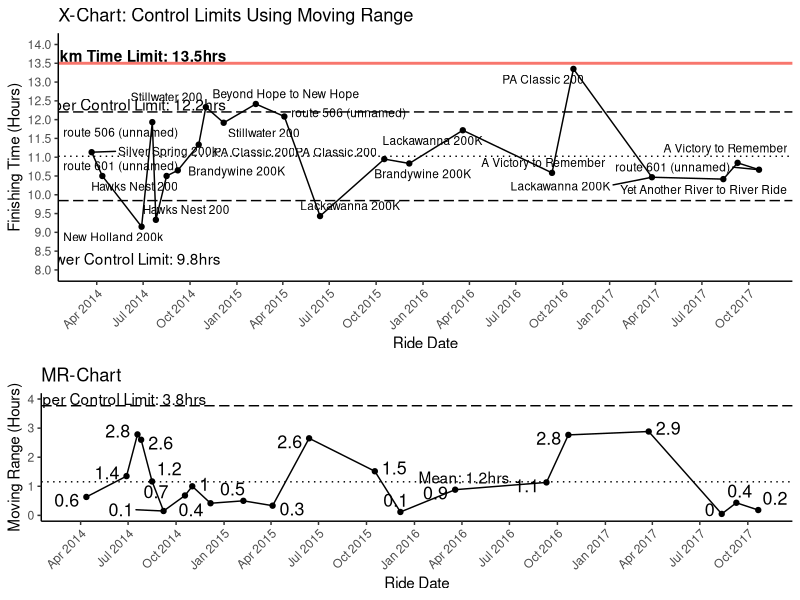
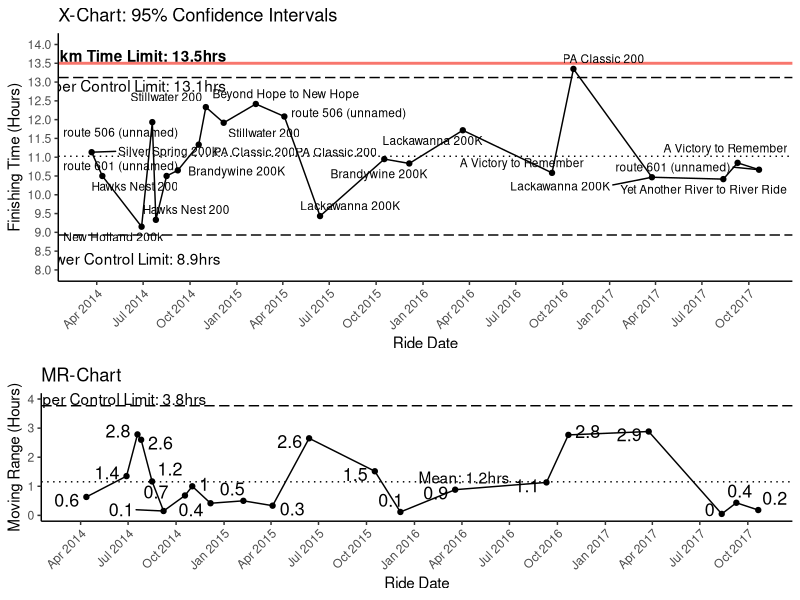

Generate these figures, in order, with R:
# Charles J. Arayata
# Healthcare Data Analyst Presentation
# Statistical Process Control on Brevet Finishing Times

setwd("C:/Users/carayata/Desktop/CHOP/SPC Resources")
rando <- read.csv("rando.csv", header=T, stringsAsFactors = F, na.strings = c("", "?"))

library(lubridate)
library(ggplot2)
library(ggrepel)
library(dplyr)
library(gridExtra)

# Just 200k brevets
two.hundred <- rando[which(rando$Km == 200), ]

# Fixing Time and Dates
two.hundred$elapsed <- hm(two.hundred$Time)
two.hundred$Date <- mdy(two.hundred$Date)
two.hundred <- two.hundred[order(two.hundred$Date), ]

# Calculate Moving Range
two.hundred$lag <- lag(two.hundred$Time, n = 1)
two.hundred$lag.elapsed <- hm(two.hundred$lag)
two.hundred$moving.range <- abs(as.numeric(two.hundred$elapsed - two.hundred$lag.elapsed))/3600 # in hours

# Calculate Limits

# All in hours
x.mean <- mean(as.numeric(two.hundred$elapsed)/3600) # x-bar
sd.mean <- sd(as.numeric(two.hundred$elapsed)/3600) # standard deviation of x (not used)
mr.mean <- mean(two.hundred$moving.range, na.rm = T) # moving range mean


# From Control Chart Constants, d2 = 1.128, sample size 2 (taking differences from 2 consecutive ranges)
mr.mean/1.128 # 1.023022

# Control Limits = x-mean +/- [(moving range mean/d2) * moving range mean]
x.ucl <- x.mean + ((mr.mean/1.128)*mr.mean)
x.lcl <- x.mean - ((mr.mean/1.128)*mr.mean)



# Plot
one <- ggplot(two.hundred, aes(x = Date, y = as.numeric(elapsed)/3600), label = Date) +
  geom_hline(aes(yintercept = 13.5, colour = "red"), size = 1) +
  geom_line() +
  geom_point() +
  geom_text_repel(aes(label = Route), size = 3) +
  scale_x_date(date_breaks = "3 months",
               date_labels = "%b %Y") +
  scale_y_continuous(breaks = seq(8, 14, 0.5)) +
  coord_cartesian(ylim = c(8, 14)) +
  theme_classic() +
  theme(axis.text.x = element_text(angle = 45, hjust = 1)) +
  labs(y = "Finishing Time (Hours)",
       x = "Ride Date") +
  guides(color = "none") +
  geom_hline(yintercept = mean(as.numeric(two.hundred$elapsed)/3600), linetype = 3) +

  geom_hline(yintercept = x.lcl, linetype = 5) +
  geom_hline(yintercept = x.ucl, linetype = 5) +
  annotate(geom="text", x = as.Date("2014-06-05"),
           y=13.7 ,label="200km Time Limit: 13.5hrs", fontface="bold") +
  annotate(geom="text", x = as.Date("2014-06-05"),
           y=8.3 ,label=paste0("Lower Control Limit: ", round(x.lcl, 1), "hrs")) +
  annotate(geom="text", x = as.Date("2014-06-05"),
           y=12.4 ,label=paste0("Upper Control Limit: ", round(x.ucl, 1), "hrs")) +
  ggtitle("X-Chart: Control Limits Using Moving Range")


# Calculate 95% Confidence Interval based on Standard Deviation of Observations
x.uci <- x.mean + (2*sd.mean)
x.lci <- x.mean - (2*sd.mean)

two <- ggplot(two.hundred, aes(x = Date, y = as.numeric(elapsed)/3600), label = Date) +
  geom_hline(aes(yintercept = 13.5, colour = "red"), size = 1) +
  geom_line() +
  geom_point() +
  geom_text_repel(aes(label = Route), size = 3) +
  scale_x_date(date_breaks = "3 months",
               date_labels = "%b %Y") +
  scale_y_continuous(breaks = seq(8, 14, 0.5)) +
  coord_cartesian(ylim = c(8, 14)) +
  theme_classic() +
  theme(axis.text.x = element_text(angle = 45, hjust = 1)) +
  labs(y = "Finishing Time (Hours)",
       x = "Ride Date") +
  guides(color = "none") +
  geom_hline(yintercept = mean(as.numeric(two.hundred$elapsed)/3600), linetype = 3) +

  geom_hline(yintercept = x.lci, linetype = 5) +
  geom_hline(yintercept = x.uci, linetype = 5) +
  annotate(geom="text", x = as.Date("2014-06-05"),
           y=13.7 ,label="200km Time Limit: 13.5hrs", fontface="bold") +
  annotate(geom="text", x = as.Date("2014-06-05"),
           y=8.3 ,label=paste0("Lower Control Limit: ", round(x.lci, 1), "hrs")) +
  annotate(geom="text", x = as.Date("2014-06-05"),
           y=12.9 ,label=paste0("Upper Control Limit: ", round(x.uci, 1), "hrs")) +
  ggtitle("X-Chart: 95% Confidence Intervals")
# out of 22 200k's, one falls outside of range of 2 SD's. to be expected (95% = 1/20)

# Moving Range Chart
# From Control Chart Constants, D4 = 3.267,
mr.ucl <- 3.267*mr.mean

# plot moving range - need to grid.arrange it underneath
three <- ggplot(two.hundred, aes(x = Date, y = moving.range), label = Date) +
  geom_line() +
  geom_point() +
  geom_text_repel(aes(label = round(moving.range, 1), size = 1)) +
  scale_x_date(date_breaks = "3 months",
               date_labels = "%b %Y") +
  theme_classic() +
  theme(axis.text.x = element_text(angle = 45, hjust = 1)) +
  labs(y = "Moving Range (Hours)",
       x = "Ride Date") +
  guides(size = "none") +
  geom_hline(yintercept = mr.mean, linetype = 3) +
  geom_hline(yintercept = mr.ucl, linetype = 5) +
  coord_cartesian(ylim = c(0, 4)) +
  annotate(geom="text", x = as.Date("2014-06-05"),
           y=4 ,label=paste0("Upper Control Limit: ", round(mr.ucl, 1), "hrs")) +
  annotate(geom="text", x = as.Date("2016-04-05"),
           y=1.3 ,label=paste0("Mean: ", round(mr.mean, 1), "hrs")) +
  ggtitle("MR-Chart")

grid.arrange(one, three, heights = 3:2)
grid.arrange(two, three, heights = 3:2)

# need a ggsave call

# make a slideshow about process variation
# limitation: not evenly spaced sampling
## also, autocorrelations between observations (using CI might be better)
## common cause/chance variation: inherent random variability (my stable performance)
## special cause: non-random (weather, climbing)
# how to calculate intervals? by using the mean times for 6 month chunks?

## make a fishbone chart
# rider fitness
# equipment
# weather
# terrain
# other riders, social aspect (stay with chatty people even if slow, push to ride with faster people)

## post code to github